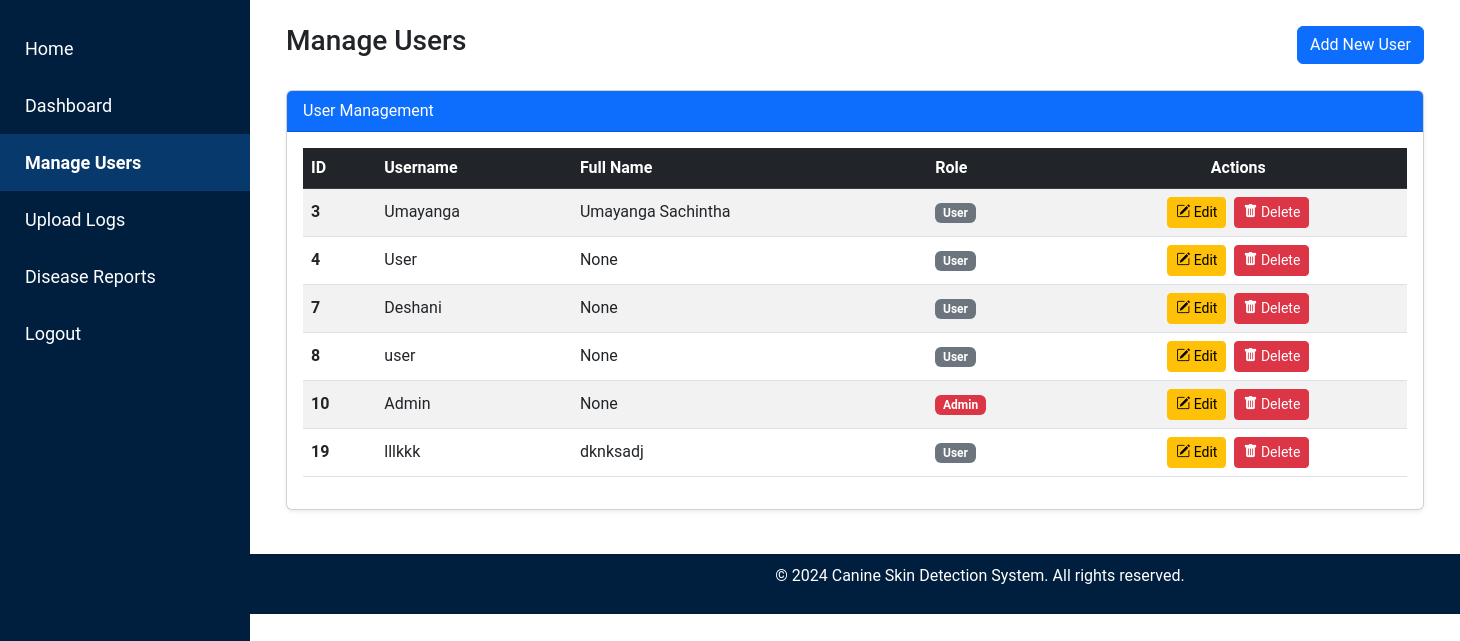
Page /admin/manage_users (signed in) on the earlier database version.
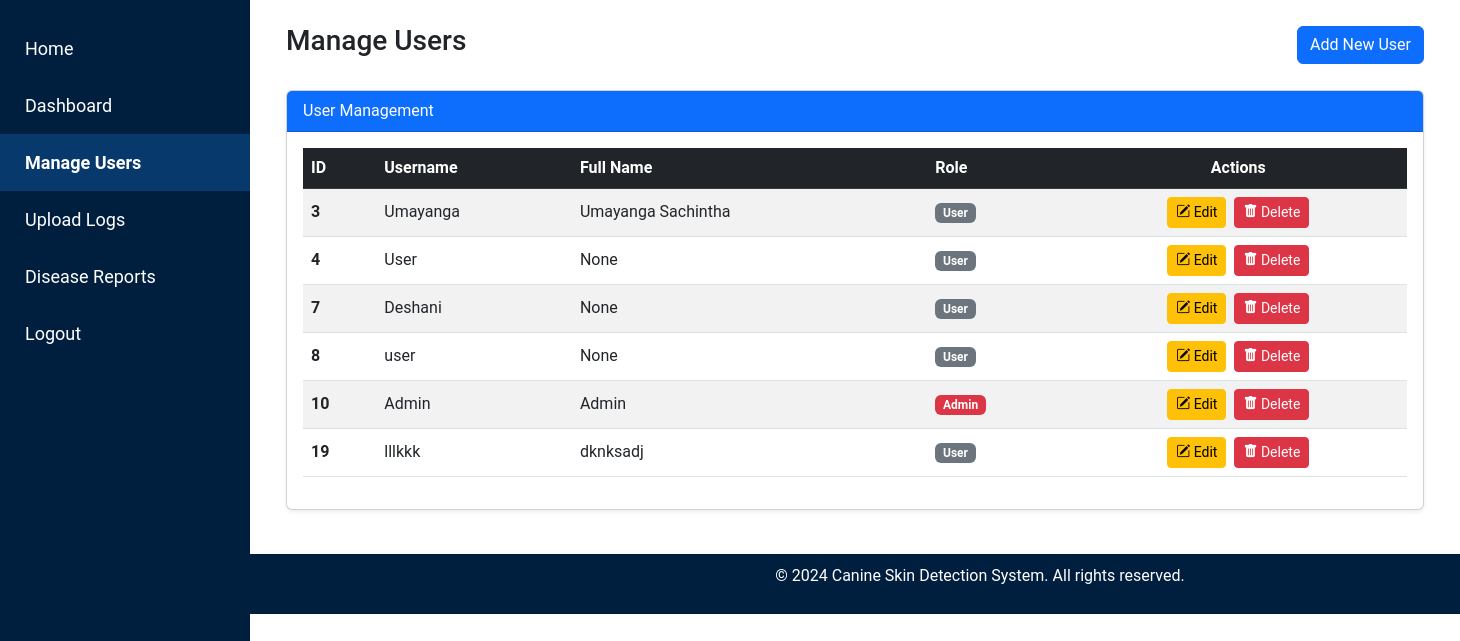
Same page on the later database version.
### tables this page shows
CREATE TABLE users (
    id INTEGER PRIMARY KEY AUTOINCREMENT,
    username TEXT UNIQUE NOT NULL,
    password TEXT NOT NULL
, "role" TEXT NOT NULL DEFAULT 'user', full_name TEXT, dob DATE, nic TEXT, profile_picture TEXT, address TEXT);

### admin.py (the view)
@admin.route('/manage_users')
def manage_users():
    if 'user' not in session or session.get('role') != 'admin':
        flash('Access denied! Admins only.', 'danger')
        return redirect(url_for('index'))
    conn = get_db_connection()
    users = conn.execute('SELECT id, username, full_name, role FROM users').fetchall()
    conn.close()
    return render_template('admin/manage_users.html', users=users)

### db.py (called while the page is built)
def get_db_connection():
    conn = sqlite3.connect('site.db')
    conn.row_factory = sqlite3.Row  # Allows accessing rows as dictionaries
    return conn

### templates/admin/manage_users.html (shortened to what this page needs)
<!DOCTYPE html>
<html lang="en">
<head>
    <link href="https://cdn.jsdelivr.net/npm/bootstrap@5.3.0-alpha1/dist/css/bootstrap.min.css" rel="stylesheet">
    <link rel="stylesheet" href="{{ url_for('static', filename='css/admin_styles.css') }}">
    <link href="https://cdnjs.cloudflare.com/ajax/libs/bootstrap-icons/1.8.1/font/bootstrap-icons.min.css" rel="stylesheet">
</head>
<body>
    {% include 'partials/admin_sidebar.html' %}
    <div class="content p-4">
        <div class="container-fluid">
            <div class="d-flex justify-content-between align-items-center mb-4">
                <h1 class="h3">Manage Users</h1>
                <a href="{{ url_for('admin.add_user') }}" class="btn btn-primary">Add New User</a>
            </div>
            <div class="card shadow-sm">
                <div class="card-header bg-primary text-white">
                    User Management
                </div>
                <div class="card-body">
                    <table class="table table-hover table-striped align-middle">
                        <thead class="table-dark">
                            <tr>
                                <th scope="col">ID</th>
                                <th scope="col">Username</th>
                                <th scope="col">Full Name</th>
                                <th scope="col">Role</th>
                                <th scope="col" class="text-center">Actions</th>
                            </tr>
                        </thead>
                        <tbody>
                            {% for user in users %}
                            <tr>
                                <th scope="row">{{ user.id }}</th>
                                <td>{{ user.username }}</td>
                                <td>{{ user.full_name }}</td>
                                <td>
                                    <span class="badge {% if user.role == 'admin' %} bg-danger {% else %} bg-secondary {% endif %}">
                                        {{ user.role | capitalize }}
                                    </span>
                                </td>
                                <td class="text-center">
                                    <a href="{{ url_for('admin.edit_user', user_id=user.id) }}" class="btn btn-sm btn-warning me-1" title="Edit User" data-bs-toggle="tooltip" data-bs-placement="top">
                                        <i class="bi bi-pencil-square"></i> Edit
                                    </a>
                                    <form action="{{ url_for('admin.delete_user', user_id=user.id) }}" method="POST" class="d-inline-block" onsubmit="return confirm('Are you sure you want to delete this user?');">
                                        <button type="submit" class="btn btn-sm btn-danger" title="Delete User" data-bs-toggle="tooltip" data-bs-placement="top">
                                            <i class="bi bi-trash-fill"></i> Delete
                                        </button>
                                    </form>
                                </td>
                            </tr>
                            {% endfor %}
                        </tbody>
                    </table>
                </div>
            </div>
        </div>
    </div>
    {% include 'partials/footer_admin.html' %}
</body>
</html>

### templates/partials/admin_sidebar.html (shortened to what this page needs)
<div class="sidebar">
    <a href="{{ url_for('index') }}" class="{% if request.path == url_for('index') %}active{% endif %}">
         Home
    </a>
    <a href="{{ url_for('admin.admin_dashboard') }}" class="{% if request.path == url_for('admin.admin_dashboard') %}active{% endif %}">
         Dashboard
    </a>
    <a href="{{ url_for('admin.manage_users') }}" class="{% if request.path == url_for('admin.manage_users') %}active{% endif %}">
         Manage Users
    </a>
    <a href="{{ url_for('admin.upload_logs') }}" class="{% if request.path == url_for('admin.upload_logs') %}active{% endif %}">
         Upload Logs
    </a>
    <a href="{{ url_for('admin.disease_reports') }}" class="{% if request.path == url_for('admin.disease_reports') %}active{% endif %}">
         Disease Reports
    </a>
    <a href="{{ url_for('auth.logout') }}" class="{% if request.path == url_for('auth.logout') %}active{% endif %}">
         Logout
    </a>
</div>

### templates/partials/footer_admin.html
    <footer>
        <p>&copy; 2024 Canine Skin Detection System. All rights reserved.</p>
    </footer>

### static/css/admin_styles.css (style rules this page uses)
body { font-family: 'Roboto', sans-serif; }
.card { margin-bottom: 20px; }
.sidebar { height: 100vh; width: 250px; position: fixed; top: 0; left: 0; background-color: #001f3f; padding-top: 20px; }
.sidebar a { padding: 15px; text-decoration: none; font-size: 18px; color: white; display: block; }
.sidebar a.active { background-color: #08396d; color: white; font-weight: bold; }
.content { margin-left: 250px; padding: 20px; }
footer { background-color: #001f3f; color: white; padding: 10px 0; text-align: center; position: relative; bottom: 0; width: 100%; left: 250px; }
.card-body { position: relative; z-index: 1; }

Differences in the rows shown:
changed users "Admin": full_name "None" → "Admin"
